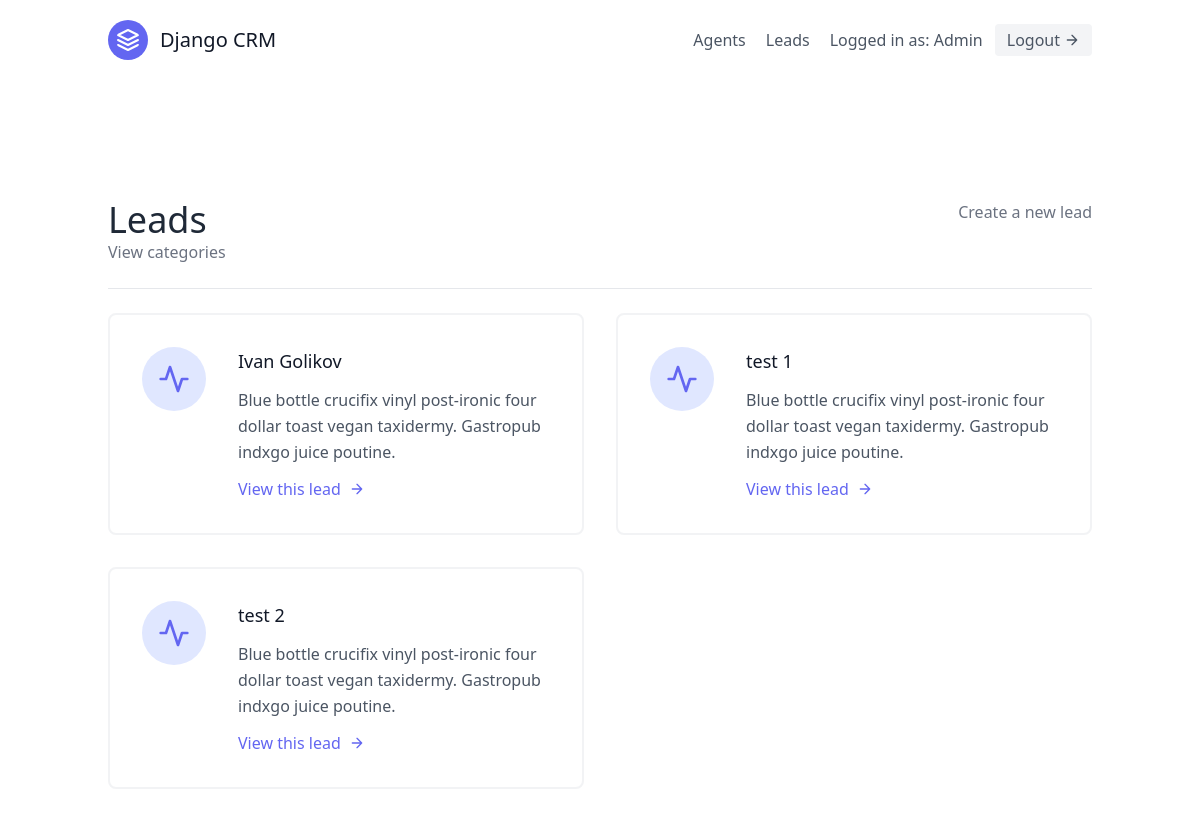
Screenshot of /leads/ (signed in) with the database file from the repository.
### leads/models.py (models this page shows, shortened)
class User(AbstractUser):
    is_organisor = models.BooleanField(default=True)
    is_agent = models.BooleanField(default=False)

class Lead(models.Model):
    first_name = models.CharField('First name', max_length=30)
    last_name = models.CharField('Last name', max_length=30)
    age = models.IntegerField('Age', default=0)
    location = models.CharField('Location', max_length=225)
    cell_phone = models.CharField('Cell phone', max_length=20)
    organisation = models.ForeignKey('UserProfile', on_delete=models.CASCADE)
    agent = models.ForeignKey('Agent', null=True, blank=True, on_delete=models.SET_NULL)
    category = models.ForeignKey('Category', related_name="leads", null=True, blank=True, on_delete=models.SET_NULL)

### leads/views.py (the view)
# urls.py: path('', LeadListView.as_view(), name="lead-list"),
class LeadListView(mixins.LoginRequiredMixin, generic.ListView):
    template_name = "leads/lead_list.html"
    context_object_name = "leads"
    def get_queryset(self):
        user = self.request.user
        if user.is_organisor:
            queryset = Lead.objects.filter(organisation=user.userprofile, agent__isnull=False)
        else:
            queryset = Lead.objects.filter(organisation=user.agent.organisation, agent__isnull=False)
            queryset = queryset.filter(agent__user=user)
        return queryset
    def get_context_data(self, **kwargs):
        user = self.request.user
        context = super(LeadListView, self).get_context_data(**kwargs)
        if user.is_organisor:
            queryset = Lead.objects.filter(
                organisation=user.userprofile,
                agent__isnull=True
            )
            context.update({
                "unassigned_leads": queryset
            })
        return context

### leads/templates/leads/lead_list.html (shortened to what this page needs)
{% extends "base.html" %}
{% block content %}
    <section class="text-gray-600 body-font">
        <div class="container px-5 py-24 mx-auto flex flex-wrap">
            <div class="w-full mb-6 py-6 flex justify-between item-center border-b border-gray-200">
                <div>
                    <h1 class="text-4xl text-gray-800"> Leads </h1>
                    <a class="text-gray-500 hover:text-blue-500" href="{% url 'leads:category-list' %}"> View categories </a>
                </div>
                {% if request.user.is_organisor %}
                    <div>
                        <a class="text-gray-500 hover:text-blue-500" href="{% url 'leads:lead-create' %}"> Create a new lead </a>
                    </div>
                {% endif %}
            </div>
            <div class="flex flex-wrap -m-4">
                {% for lead in leads %}
                <div class="p-4 lg:w-1/2 md:w-full">
                    <div class="flex border-2 rounded-lg border-gray-200 border-opacity-50 p-8 sm:flex-row flex-col">
                        <div class="w-16 h-16 sm:mr-8 sm:mb-0 mb-4 inline-flex items-center justify-center rounded-full bg-indigo-100 text-indigo-500 flex-shrink-0">
                            <svg fill="none" stroke="currentColor" stroke-linecap="round" stroke-linejoin="round" stroke-width="2" class="w-8 h-8" viewBox="0 0 24 24">
                            <path d="M22 12h-4l-3 9L9 3l-3 9H2"></path>
                            </svg>
                        </div>
                        <div class="flex-grow">
                            <h2 class="text-gray-900 text-lg title-font font-medium mb-3">
                                {{lead.first_name}} {{lead.last_name}}
                            </h2>
                            <p class="leading-relaxed text-base">
                                Blue bottle crucifix vinyl post-ironic four dollar toast vegan taxidermy. Gastropub indxgo juice poutine.
                            </p>
                            <a href="{% url 'leads:lead-detail' lead.pk %}" class="mt-3 text-indigo-500 inline-flex items-center">
                                View this lead
                                <svg fill="none" stroke="currentColor" stroke-linecap="round" stroke-linejoin="round" stroke-width="2" class="w-4 h-4 ml-2" viewBox="0 0 24 24">
                                    <path d="M5 12h14M12 5l7 7-7 7"></path>
                                </svg>
                            </a>
                        </div>
                    </div>
                </div>
                {% endfor %}
            </div>
        </div>
    </section>
{% endblock content %}

### templates/navbar.html (shortened to what this page needs)
{% load tailwind_filters %}
<header class="text-gray-600 body-font">
  <div class="container mx-auto flex flex-wrap p-5 flex-col md:flex-row items-center">
    <a class="flex title-font font-medium items-center text-gray-900 mb-4 md:mb-0">
      <svg xmlns="http://www.w3.org/2000/svg" fill="none" stroke="currentColor" stroke-linecap="round" stroke-linejoin="round" stroke-width="2" class="w-10 h-10 text-white p-2 bg-indigo-500 rounded-full" viewBox="0 0 24 24">
        <path d="M12 2L2 7l10 5 10-5-10-5zM2 17l10 5 10-5M2 12l10 5 10-5"></path>
      </svg>
      <span class="ml-3 text-xl">Django CRM</span>
    </a>
    <nav class="md:ml-auto flex flex-wrap items-center text-base justify-center">
      {% if not request.user.is_authenticated %}
        <a href="{% url 'signup' %}" class="mr-5 hover:text-gray-900">Signup</a>
      {% else %}
      {% if request.user.is_organisor %}
        <a href="{% url "agents:agent-list" %}" class="mr-5 hover:text-gray-900">Agents</a>
      {% endif %}
        <a href="{% url "leads:lead-list" %}" class="mr-5 hover:text-gray-900">Leads</a>
      {% endif %}
    </nav>
    {% if request.user.is_authenticated %}
    Logged in as: {{ request.user.username }}
    <form method="post" action="{% url 'logout' %}">
      <button class="ml-3 inline-flex items-center bg-gray-100 border-0 py-1 px-3 focus:outline-none hover:bg-gray-200 rounded text-base mt-4 md:mt-0">
          Logout
          <svg fill="none" stroke="currentColor" stroke-linecap="round" stroke-linejoin="round" stroke-width="2" class="w-4 h-4 ml-1" viewBox="0 0 24 24">
              <path d="M5 12h14M12 5l7 7-7 7"></path>
          </svg>
      </button>
    </form>
    {% endif %}
  </div>
</header>

### rows the page displays
User: user.username "Admin"
Lead: first_name "Ivan", last_name "Golikov"
Lead: first_name "test", last_name "1"
Lead: first_name "test", last_name "2"
